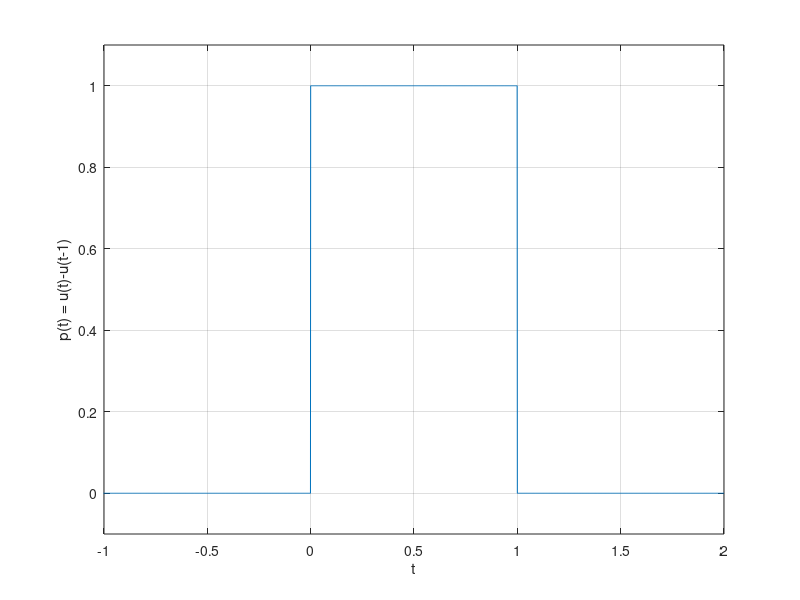

Write MATLAB code to recreate this figure.
%t=-2:2;
t=-2:.001:2;
u=@(t) t>=0;
plot(t,u(t));
xlabel('t'); ylabel('u(t)'); grid on;
axis ([-2 2 -0.1 1.1]);

p=@(t) t>=0 & t<1;
plot(t,p(t));
xlabel('t'); ylabel('p(t) = u(t)-u(t-1)'); grid on;
axis ([-1 2 -.1 1.1]);